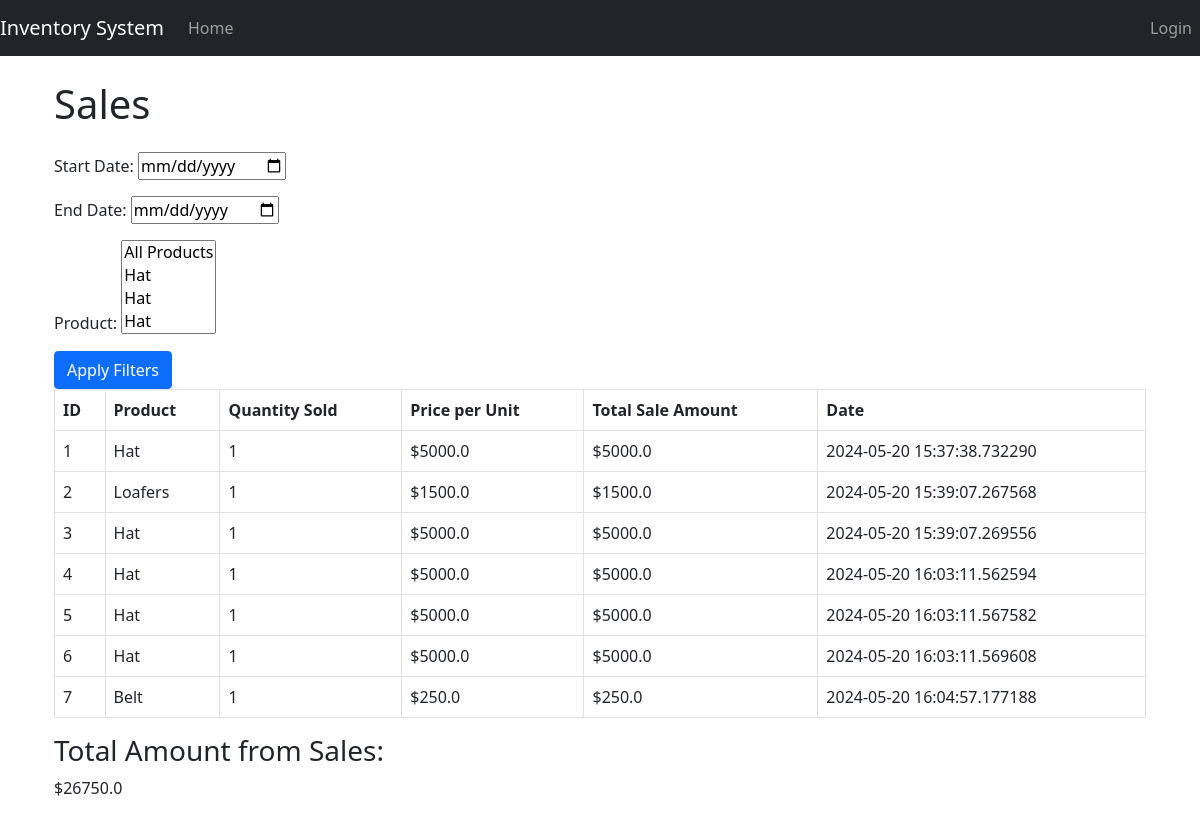
The app's page /sales with its own data.
### STORE/models.py (models this page shows, shortened)
class Sale(db.Model):
    id = db.Column(db.Integer, primary_key=True)
    product_code = db.Column(db.String(20), db.ForeignKey('product.code'), nullable=False)  # ForeignKey to product code
    quantity_sold = db.Column(db.Integer, nullable=False)
    sale_date = db.Column(db.DateTime, nullable=False, default=datetime.utcnow)

class Product(db.Model):
    code = db.Column(db.String(20), primary_key=True, unique=True, nullable=False, index=True)  # Index added to code column
    item = db.Column(db.String(100), nullable=False)
    type_material = db.Column(db.String(100), nullable=False)
    size = db.Column(db.String(20), nullable=False)
    color = db.Column(db.String(50), nullable=False)
    description = db.Column(db.Text, nullable=False)
    price = db.Column(db.Float, nullable=False)
    quantity = db.Column(db.Integer, nullable=False, default=1)  # Default quantity set to 1
    sales = relationship('Sale', backref='product', lazy=True)  # Relationship with Sale model

### STORE/routes.py (the view)
@app.route('/sales', methods=['GET', 'POST'])
def sales():
    sales_query = Sale.query.join(Product)
    start_date = request.args.get('start_date')
    end_date = request.args.get('end_date')
    product_codes = request.args.getlist('product')
    if start_date:
        start_date = datetime.strptime(start_date, '%Y-%m-%d')
        sales_query = sales_query.filter(Sale.sale_date >= start_date)
    if end_date:
        end_date = datetime.strptime(end_date, '%Y-%m-%d')
        sales_query = sales_query.filter(Sale.sale_date <= end_date)
    if product_codes:
        product_filters = [Sale.product_code == code for code in product_codes]
        sales_query = sales_query.filter(or_(*product_filters))
    sales = sales_query.all()
    products = Product.query.all()
    total_sales_amount = sum(sale.quantity_sold * sale.product.price for sale in sales)
    return render_template('sales.html', sales=sales, total_sales_amount=total_sales_amount, products=products)

### STORE/templates/sales.html (shortened to what this page needs)
{% extends "base.html" %}
{% block content %}
<div class="container">
    <h1 class="mt-4 mb-4">Sales</h1>
    <form action="{{ url_for('sales') }}" method="GET">
        <div class="mb-3">
            <label for="start_date">Start Date:</label>
            <input type="date" id="start_date" name="start_date">
        </div>
        <div class="mb-3">
            <label for="end_date">End Date:</label>
            <input type="date" id="end_date" name="end_date">
        </div>
        <div class="mb-3">
            <label for="product">Product:</label>
            <select name="product" id="product" multiple>
                <option value="">All Products</option>
                {% for product in products %}
                <option value="{{ product.id }}">{{ product.item }}</option>
                {% endfor %}
            </select>
        </div>
        <button type="submit" class="btn btn-primary">Apply Filters</button>
    </form>
    <div class="table-responsive">
        <table class="table table-bordered">
            <thead>
                <tr>
                    <th>ID</th>
                    <th>Product</th>
                    <th>Quantity Sold</th>
                    <th>Price per Unit</th>
                    <th>Total Sale Amount</th>
                    <th>Date</th>
                </tr>
            </thead>
            <tbody>
                {% for sale in sales %}
                <tr>
                    <td>{{ sale.id }}</td>
                    <td>{{ sale.product.item }}</td>
                    <td>{{ sale.quantity_sold }}</td>
                    <td>${{ sale.product.price }}</td>
                    <td>${{ sale.quantity_sold * sale.product.price }}</td>
                    <td>{{ sale.sale_date }}</td>
                </tr>
                {% endfor %}
            </tbody>
        </table>
    </div>
    <div>
        <h3>Total Amount from Sales:</h3>
        <p>${{ total_sales_amount }}</p>
    </div>
</div>
{% endblock %}

### STORE/templates/base.html (shortened to what this page needs)
<!DOCTYPE html>
<html lang="en">
<head>
    <link href="https://cdn.jsdelivr.net/npm/bootstrap@5.0.2/dist/css/bootstrap.min.css" rel="stylesheet">
</head>
<body>
    <nav class="navbar navbar-expand-lg navbar-dark bg-dark">
        <a class="navbar-brand" href="{{ url_for('index') }}">Inventory System</a>
        <div class="collapse navbar-collapse" id="navbarNav">
            <ul class="navbar-nav">
                {% if request.path != '/' and request.path != '/login' and request.path != '/register' %}
                <li class="nav-item">
                    <a class="nav-link" href="{{ url_for('index') }}">Home</a>
                </li>
                {% endif %}
            </ul>
        </div>
        <div class="navbar-nav ml-auto">
            {% if current_user.is_authenticated %}
                {% if request.path != '/' %}
                    <span class="navbar-text me-3">Welcome, {{ current_user.username }}</span>
                    <a href="{{ url_for('logout') }}" class="nav-item nav-link">Logout</a>
                {% endif %}
            {% else %}
                {% if request.path != '/' and request.path != '/login' and request.path != '/register' %}
                    <a href="{{ url_for('login') }}" class="nav-item nav-link">Login</a>
                {% endif %}
            {% endif %}
        </div>
    </nav>
    <div class="container mt-4">
        {% block content %}
        {% endblock %}
    </div>
</body>
</html>

### records on screen
Sale: id "1", product.item "Hat", quantity_sold "1", product.price "5000.0", sale.quantity_sold*sale.product.price "5000.0", sale_date "2024-05-20 15:37:38.732290"
Sale: id "2", product.item "Loafers", quantity_sold "1", product.price "1500.0", sale.quantity_sold*sale.product.price "1500.0", sale_date "2024-05-20 15:39:07.267568"
Sale: id "3", product.item "Hat", quantity_sold "1", product.price "5000.0", sale.quantity_sold*sale.product.price "5000.0", sale_date "2024-05-20 15:39:07.269556"
Sale: id "4", product.item "Hat", quantity_sold "1", product.price "5000.0", sale.quantity_sold*sale.product.price "5000.0", sale_date "2024-05-20 16:03:11.562594"
Sale: id "5", product.item "Hat", quantity_sold "1", product.price "5000.0", sale.quantity_sold*sale.product.price "5000.0", sale_date "2024-05-20 16:03:11.567582"
Sale: id "6", product.item "Hat", quantity_sold "1", product.price "5000.0", sale.quantity_sold*sale.product.price "5000.0", sale_date "2024-05-20 16:03:11.569608"
Sale: id "7", product.item "Belt", quantity_sold "1", product.price "250.0", sale.quantity_sold*sale.product.price "250.0", sale_date "2024-05-20 16:04:57.177188"

### other values on screen
{{ total_sales_amount }} "26750.0"
